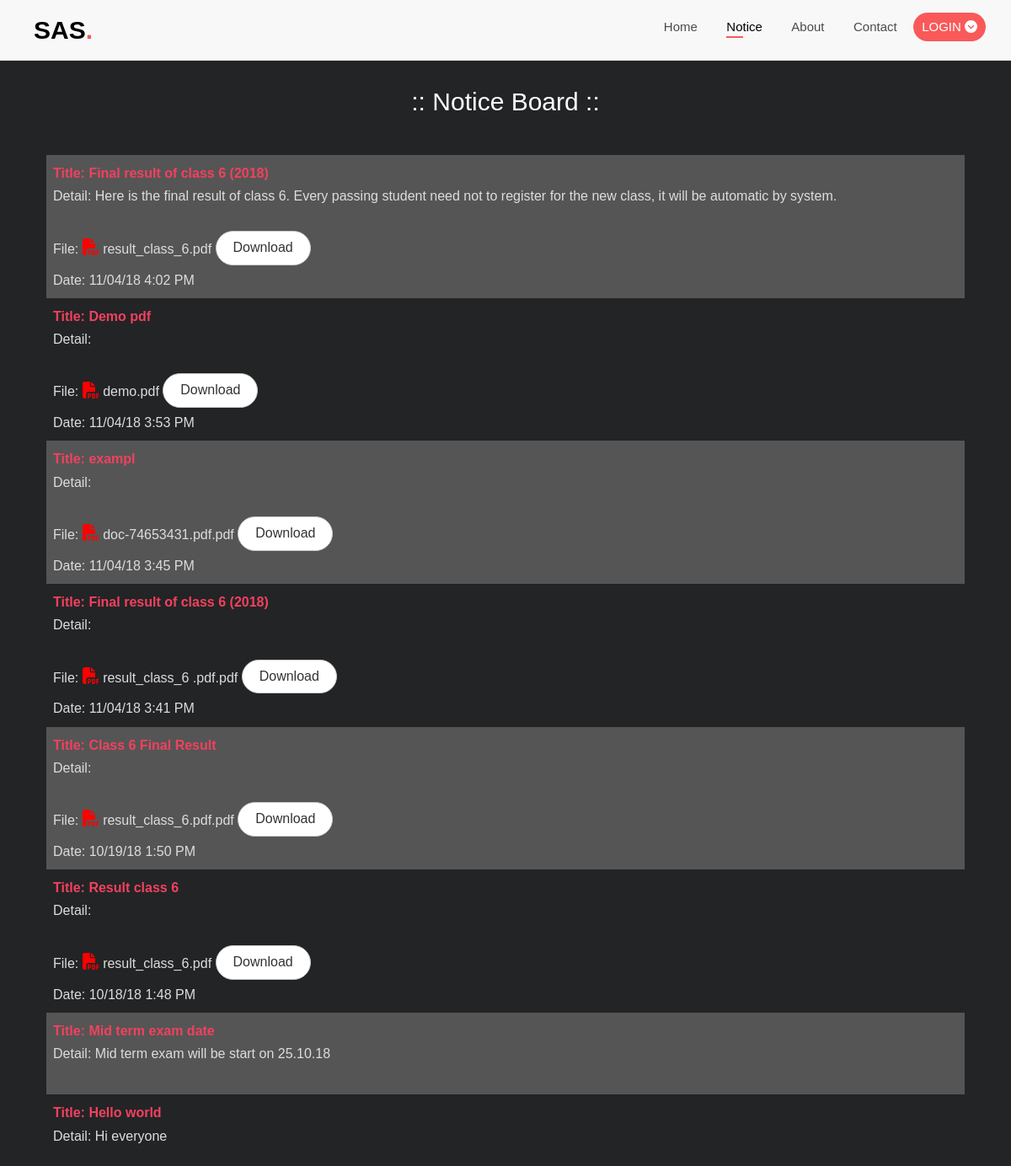
Page /notice.php on the committed database.
### tables this page shows
CREATE TABLE `post` (
  `id` int(11) NOT NULL,
  `title` varchar(100) NOT NULL,
  `description` varchar(1000) NOT NULL,
  `pdf_file_name` varchar(100) NOT NULL,
  `date` timestamp NOT NULL DEFAULT CURRENT_TIMESTAMP
);

### notice.php (the view, shortened to what this page needs)
<!DOCTYPE html>
<html>
	<head>
		<?php include 'includes/css.php'; ?>
	</head>
	<body>
		<div id="page">
			<nav class="fh5co-nav navbar navbar-default navbar-fixed-top" role="navigation">
					<div class="top-menu">
						<div class="container">
							<div class="row">
								<div class="col-xs-2">
									<div id="fh5co-logo"><a href="index.php" style="font-size: 30px">SAS<span>.</span></a></div>
								</div>
								<div class="col-xs-10 text-right menu-1">
									<ul>
										<li><a href="index.php">Home</a></li>
										<li class="active"><a href="notice.php">Notice</a></li>
										<li><a href="about.php">About</a></li>
										<li><a href="contact.php">Contact</a></li>
										<li class="btn-cta has-dropdown" style="margin-bottom: -30px">
											<a href="#"><span>LOGIN
											<i class="fas fa-chevron-circle-down"></i></span></a>
										</li>
									</ul>
								</div>
							</div>
						</div>
					</div>
			</nav>
			<div id="fh5co-about">
				<div class="container" style="padding: 40px;">
					<h2 align="center">:: Notice Board ::</h2><br>
					<table class="notice">
					<?php
						include 'db/db.php';
						$query    = "SELECT * FROM post ORDER BY date DESC";
					    $stmt           = $db->prepare($query);
					    $result         = $stmt->execute();
						while($row = $stmt->fetch()){ ?>
						<tr>
							<td><b style="color: #f2415e;">Title: <?php echo $row['title']; ?></b><br>
							Detail: <?php echo $row['description']; ?><br><br>
							<?php if($row['pdf_file_name']){ ?>
								File: <i class="fa fa-file-pdf" style="font-size:20px;color:red"></i>
								<?php echo $file=$row['pdf_file_name']; ?>
								<a href=<?php echo '"assets/file/pdf/'.$file.'"'; ?> class="btn btn-default" download>Download</a><br>
								Date: <?php
								$sqlDateTime=$row['date'];
								$time = strtotime($sqlDateTime);
								$dateTime = date("m/d/y g:i A", $time);
								echo $dateTime;
							?><br>
								</td>
							<?php } ?>
		    			</tr>
						<?php } ?>
					</table>
				</div>
			</div>
		</div>
	</body>
</html>

### assets/css/style.css (style rules this page uses)
body { font-family: "Work Sans", Arial, sans-serif; font-weight: 400; font-size: 16px; line-height: 1.7; color: #828282; background: #fff; }
#page { position: relative; overflow-x: hidden; width: 100%; height: 100%; -webkit-transition: 0.5s; -o-transition: 0.5s; transition: 0.5s; }
a { color: #F95959; -webkit-transition: 0.5s; -o-transition: 0.5s; transition: 0.5s; }
h1, h2, h3, h4, h5, h6, figure { color: #000; font-family: "Work Sans", Arial, sans-serif; font-weight: 400; margin: 0 0 20px 0; }
.fh5co-nav .top-menu { padding: 10px 0; }
.fh5co-nav #fh5co-logo { font-size: 24px; margin: 0; padding: 0; text-transform: uppercase; font-weight: bold; font-weight: 700; font-family: "Work Sans", Arial, sans-serif; }
.fh5co-nav #fh5co-logo a span { color: #F95959; }
.fh5co-nav a { padding: 5px 10px; color: #000; }
.fh5co-nav ul { padding: 0; margin: 5px 0 0 0; }
.fh5co-nav ul li { padding: 0; margin: 0; list-style: none; display: inline; }
.fh5co-nav ul li a { font-size: 15px; padding: 30px 15px; color: rgba(0, 0, 0, 0.7); -webkit-transition: 0.5s; -o-transition: 0.5s; transition: 0.5s; }
.fh5co-nav ul li.has-dropdown { position: relative; }
.fh5co-nav ul li.btn-cta a { padding: 30px 0px !important; color: #fff; }
.fh5co-nav ul li.btn-cta a span { background: #f95959; padding: 4px 10px; display: -moz-inline-stack; display: inline-block; zoom: 1; *display: inline; -webkit-transition: 0.3s; -o-transition: 0.3s; transition: 0.3s; -webkit-border-radius: 100px; -moz-border-radius: 100px; -ms-border-radius: 100px; border-radius: 100px; }
.fh5co-nav ul li.active > a { color: #000 !important; position: relative; }
.fh5co-nav ul li.active > a:after { position: absolute; bottom: 25px; left: 15px; content: ''; width: 20px; height: 2px; background: #F95959; margin: 0 auto; }
#fh5co-about, #fh5co-practice, #fh5co-testimonial, #fh5co-started, #fh5co-project, #fh5co-blog, #fh5co-contact, #fh5co-footer { padding: 4em 0; clear: both; }
#fh5co-offcanvas a { color: rgba(255, 255, 255, 0.5); }
#fh5co-offcanvas ul { padding: 0; margin: 0; }
#fh5co-offcanvas ul li { padding: 0; margin: 0; list-style: none; }
#fh5co-offcanvas ul li.offcanvas-has-dropdown > a { display: block; position: relative; }
#fh5co-offcanvas ul li.offcanvas-has-dropdown > a:after { position: absolute; right: 0px; font-family: 'icomoon'; speak: none; font-style: normal; font-weight: normal; font-variant: normal; text-transform: none; line-height: 1; -webkit-font-smoothing: antialiased; -moz-osx-font-smoothing: grayscale; content: "\e921"; font-size: 20px; color: rgba(255, 255, 255, 0.2); -webkit-transition: 0.5s; -o-transition: 0.5s; transition: 0.5s; }
.btn { margin-right: 4px; margin-bottom: 4px; font-family: "Work Sans", Arial, sans-serif; font-size: 16px; font-weight: 400; -webkit-border-radius: 30px; -moz-border-radius: 30px; -ms-border-radius: 30px; border-radius: 30px; -webkit-transition: 0.5s; -o-transition: 0.5s; transition: 0.5s; padding: 8px 20px; }

### notice.php (style rules this page uses)
body { background-color: #232426; }
h2 { color: white; }
td { color: #ddd; }
.notice { font-family: "Trebuchet MS", Arial, Helvetica, sans-serif; border-collapse: collapse; width: 100%; }
.notice td, .notice th { border: 0px solid #ddd; padding: 8px; }
.notice tr:nth-child(odd) { background-color: #555555; }

### rows in the picture
post: title "Final result of class 6 (2018)", description "Here is the final result of class 6. Every passing student need not to register for the new class, it will be automatic by system.", pdf_file_name "result_class_6.pdf", date "11/04/18 4:02 PM"
post: title "Demo pdf", pdf_file_name "demo.pdf", date "11/04/18 3:53 PM"
post: title "exampl", pdf_file_name "doc-74653431.pdf.pdf", date "11/04/18 3:45 PM"
post: title "Final result of class 6 (2018)", pdf_file_name "result_class_6 .pdf.pdf", date "11/04/18 3:41 PM"
post: title "Class 6 Final Result", pdf_file_name "result_class_6.pdf.pdf", date "10/19/18 1:50 PM"
post: title "Result class 6", pdf_file_name "result_class_6.pdf", date "10/18/18 1:48 PM"
post: title "Mid term exam date", description "Mid term exam will be start on 25.10.18"
post: title "Hello world", description "Hi everyone"
